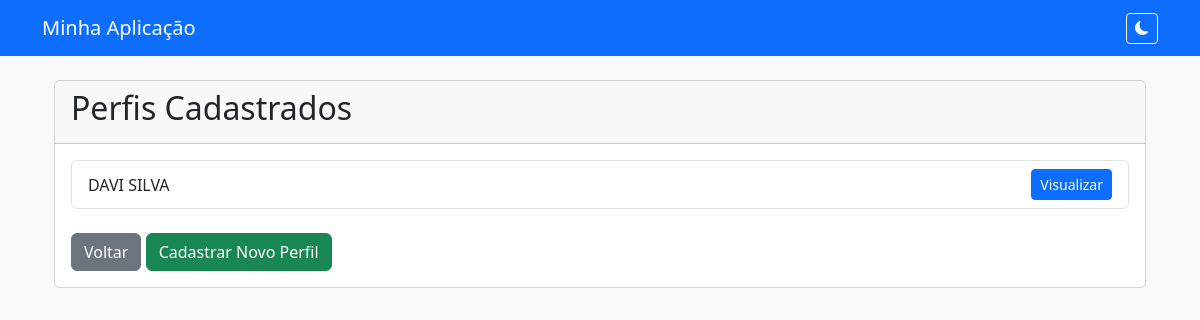
Before: /perfis/ with the older database file.
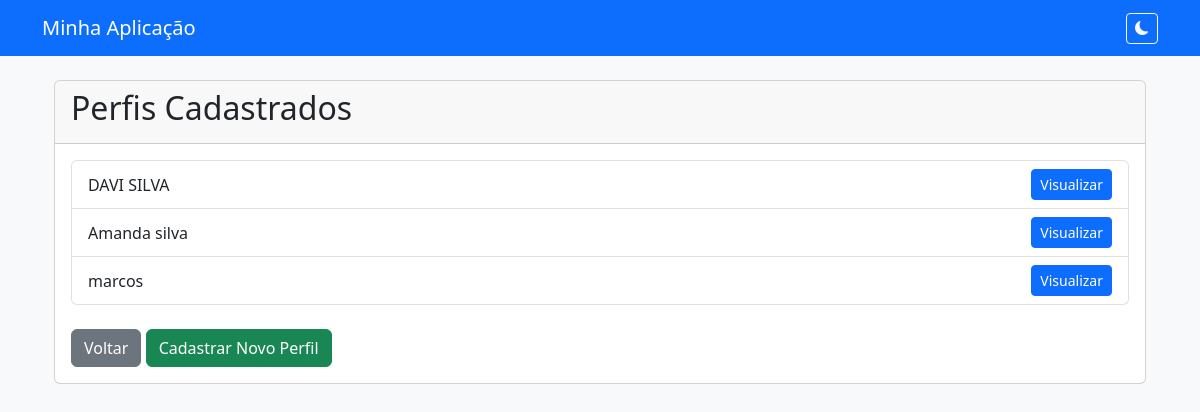
After: the same page with the newer database file.
### app/models.py (models this page shows, shortened)
class Perfil(models.Model):
    nome = models.CharField(max_length=100)
    idade = models.IntegerField()
    sexo = models.CharField(max_length=1, choices=[('M', 'Masculino'), ('F', 'Feminino')])
    peso_inicial = models.FloatField()
    altura = models.FloatField()  # em metros
    nivel_atividade = models.CharField(
    max_length=20,
    choices=[
        ('baixo', 'Sedentário'),
        ('moderado', 'Atividade física moderada'),
        ('alto', 'Atividade física intensa'),
    ],
    default='moderado'
)

### app/views.py (the view)
# urls.py: path('perfis/', views.lista_perfis, name='lista_perfis'),
def lista_perfis(request):
    perfis = Perfil.objects.all()
    return render(request, 'app/lista_perfis.html', {'perfis': perfis})

### app/templates/app/lista_perfis.html (shortened to what this page needs)
{% extends "base.html" %}
{% block content %}
<div class="container mt-4">
  <div class="card">
    <div class="card-header">
      <h2>Perfis Cadastrados</h2>
    </div>
    <div class="card-body">
      {% if perfis %}
        <ul class="list-group">
          {% for perfil in perfis %}
            <li class="list-group-item d-flex justify-content-between align-items-center">
              {{ perfil.nome }}
              <a href="{% url 'detalhes_perfil' perfil.id %}" class="btn btn-sm btn-primary">Visualizar</a>
            </li>
          {% endfor %}
        </ul>
      {% else %}
        <p class="text-muted">Nenhum perfil cadastrado ainda.</p>
      {% endif %}
      <div class="mt-4">
        <a href="{% url 'boas_vindas' %}" class="btn btn-secondary">Voltar</a>
        <a href="{% url 'cadastro_perfil' %}" class="btn btn-success">Cadastrar Novo Perfil</a>
      </div>
    </div>
  </div>
</div>
{% endblock %}

Changed rows visible on the page:
added Perfil: nome "Amanda silva"
added Perfil: nome "marcos"
